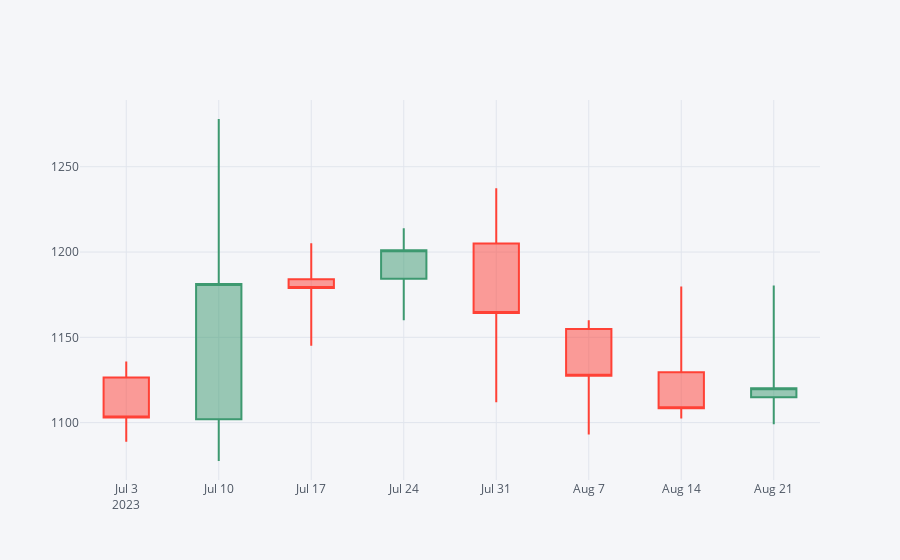

Source (notebook cell):
### Code cell
bdl_weekly_ohlcv.iplot(kind='candle')

### Figure 1 — Plotly figure (JSON) as saved in the notebook; plotly's stock layout.template omitted (floating-point values rounded to 4 significant figures)
{"data": [{"close": [1103, 1181.0, 1179.0, 1201.0, 1164.0, 1128.0, 1108.0, 1120.0], "high": [1136.0, 1278, 1205.0, 1214, 1237.0, 1160, 1180.0, 1180.0], "low": [1089.0, 1078.0, 1145.0, 1160, 1112, 1093.0, 1102.0, 1099], "open": [1126.0, 1102, 1184, 1184.0, 1205, 1155.0, 1130.0, 1115.0], "showlegend": false, "type": "candlestick", "x": ["2023-07-03", "2023-07-10", "2023-07-17", "2023-07-24", "2023-07-31", "2023-08-07", "2023-08-14", "2023-08-21"], "yaxis": "y2"}], "layout": {"autosize": true, "legend": {"bgcolor": "#F5F6F9", "font": {"color": "#4D5663"}}, "paper_bgcolor": "#F5F6F9", "plot_bgcolor": "#F5F6F9", "title": {"font": {"color": "#4D5663"}}, "xaxis": {"autorange": true, "gridcolor": "#E1E5ED", "range": ["2023-06-29 12:00", "2023-08-24 12:00"], "rangeslider": {"visible": false, "yaxis2": {}}, "showgrid": true, "tickfont": {"color": "#4D5663"}, "title": {"font": {"color": "#4D5663"}, "text": ""}, "type": "date", "zerolinecolor": "#E1E5ED"}, "yaxis": {"gridcolor": "#E1E5ED", "showgrid": true, "showticklabels": false, "tickfont": {"color": "#4D5663"}, "title": {"font": {"color": "#4D5663"}, "text": ""}, "zerolinecolor": "#E1E5ED"}, "yaxis2": {"autorange": true, "gridcolor": "#E1E5ED", "range": [1066.0, 1289.0], "showgrid": true, "tickfont": {"color": "#4D5663"}, "title": {"font": {"color": "#4D5663"}, "text": ""}, "zerolinecolor": "#E1E5ED"}}}
